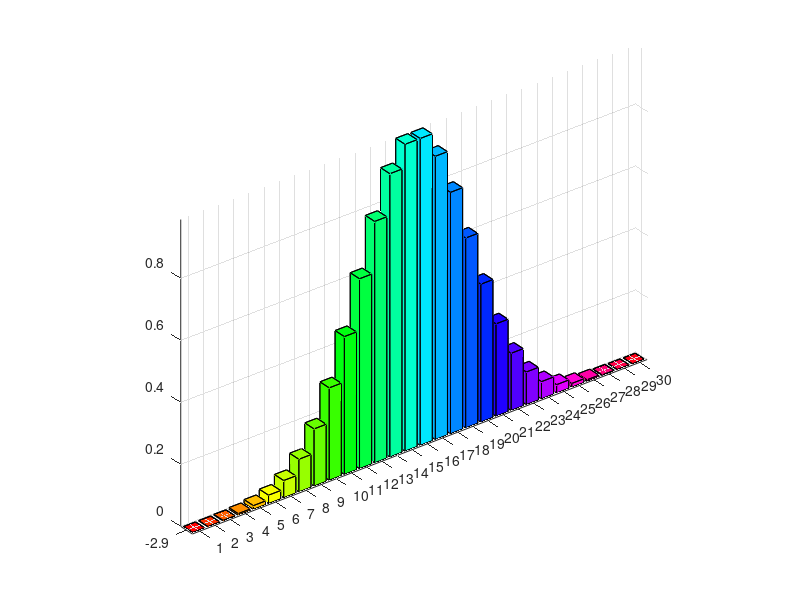

Reproduce this figure in MATLAB. (Note: this script raises an error after producing the figure.)
% pouziti funkce bar3
% k vykresleni 3d sloupcoveho grafu

x=-2.9:0.2:2.9
bar3(x,exp(-x.*x))
colormap hsv % barevna paleta typu hue-saturation
afterDraw() %funkce z disku P, slozka vizualizace3d